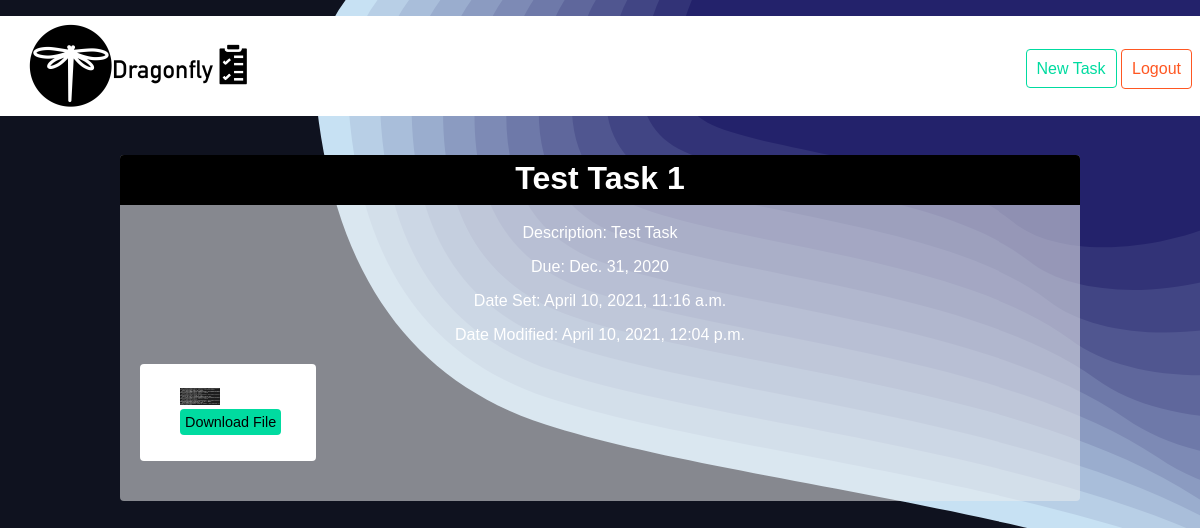
/tasks/1/ (signed in), run on the app's committed database.
### tasks/models.py (models this page shows, shortened)
class Task(models.Model):
    TaskName = models.CharField(max_length=500)
    TaskDescription = models.TextField()
    DueDate = models.DateField(auto_now=False, auto_now_add=False)
    DateSet = models.DateTimeField(auto_now_add=True)
    DateModified = models.DateTimeField(auto_now=True)
    author = models.ForeignKey(User, on_delete=models.CASCADE, default=None)
    Class = models.ForeignKey('tasks.Classes', on_delete=models.CASCADE, null=True, blank=True)

class File(models.Model):
    FileName = models.CharField(max_length=500, blank=True, null=True)
    file = models.FileField(blank=True, null=True, upload_to='media/')
    TaskID = models.ForeignKey('tasks.Task', on_delete=models.CASCADE,default=None)

### tasks/views.py (the view)
# urls.py: path('<slug:slug>/', views.task_detail, name="detail"),
@login_required(login_url="accounts:login")
def task_detail(request,slug):
    homepage(request)
    task = Task.objects.get(id=slug)
    task_files = File.objects.filter(TaskID_id=slug)
    context['task'] = task
    context['task_files'] = task_files
    return render(request, 'tasks/task_detail.html', context)

### tasks/views.py (called while the page is built)
def homepage(request):
    user = request.user
    if user.groups.filter(name='Student').exists():
        context["homepage_url"] = 'studenthomepage'
    elif user.groups.filter(name='Teacher').exists():
        context["homepage_url"] = 'teacherhomepage'
    elif user.groups.filter(name='Parent').exists():
        context["homepage_url"] = 'parenthomepage'

### tasks/templates/tasks/task_detail.html
{% extends 'base_layout.html' %}
{% block content %}
<div class ="task-detail">
    <div class ="task">
        <div class="Rectangle2"></div>
        <h2><b>{{ task.TaskName }}</b></h2>
        <p>Description: {{task.TaskDescription}}</p>
        <p>Due: {{task.DueDate}}</p>
        <p>Date Set: {{task.DateSet}}</p>
        <p>Date Modified: {{task.DateModified}}</p>
    {% if task_files %}
        <div class ="file">
            {% for f in task_files %}
            <ul class="Files">
                <li><img src="{{ f.file.url }}" /></li>
                <li><a class="download" href="{{ f.file.url }}" download>Download File</a></li>
            </ul>
            {% endfor %}ß
        </div>
        {% endif %}
    </div>
</div>
{% endblock %}

### assets/styles.css (style rules this page uses)
body { background-color: #0f121f; background-image: url(background2.svg); background-size: cover; color: #fff; }
body * { font-family: Sans-serif; }
h1, h2, h3, h4, h5 { font-weight: normal; }
a, a:hover, a:visited { color: #fff; text-decoration: none; }
.task { padding: 0 20px; border-top: none; padding-bottom: 40px; border-radius: 4px; margin-top: 50; background:#eaecee8a; overflow: hidden; white-space: nowrap; position: relative; }
.task a { text-align: center; color: black; font-size: 1.5em; transition-duration: 0.3s; }
.task-detail .task { pading: 0; }
.task-detail .task img { max-width: 40; }
.task-detail .task h2 { margin-top: 5; text-align: center; font-size: 2em; color: white; border: none; position: relative; }
.task-detail .task p { text-align: center; }
a.download { position: absolute; background:#00dba0; border-radius: 4px; padding: 5; font-size:0.9em; margin-top: }
div.file { margin-top: 20; background: white; max-width: 150; border-radius: 4px; padding-top: 8; padding-right: 26; }
.task-detail div.Rectangle2 { ; height: 50; width: 10000; margin-right:; background: black; margin-top: 0; overflow: hidden; text-overflow: ellipsis; white-space: nowrap; position: absolute; left: 0; right: 0; }

### data on the page
Task: TaskName "Test Task 1", TaskDescription "Test Task", DueDate "Dec. 31, 2020", DateSet "April 10, 2021, 11:16 a.m.", DateModified "April 10, 2021, 12:04 p.m."
File: file (picture)
